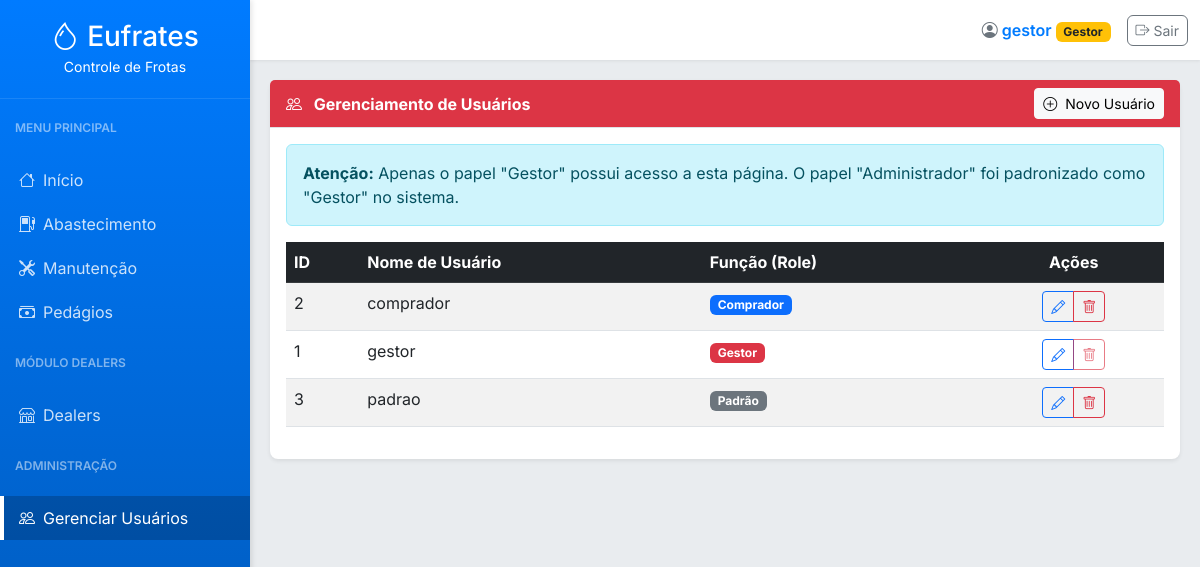
/admin/users (signed in), run on an earlier commit of the app's database.
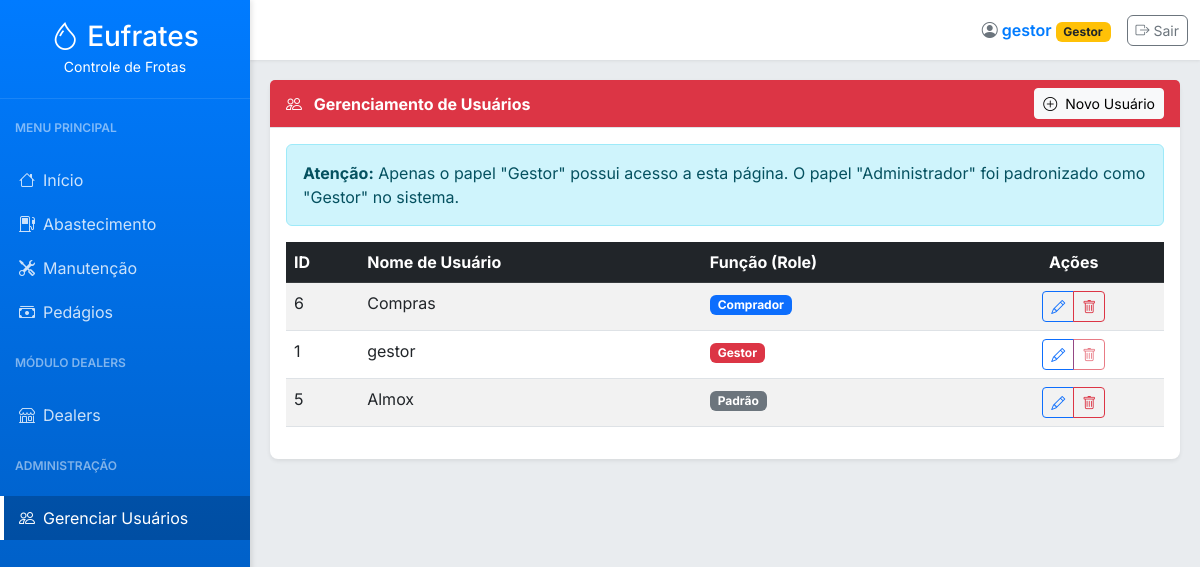
And on a later commit of the database.
### tables this page shows
CREATE TABLE users (
        id INTEGER PRIMARY KEY AUTOINCREMENT,
        username TEXT NOT NULL UNIQUE,
        password_hash TEXT NOT NULL,
        role TEXT NOT NULL CHECK(role IN ('Gestor', 'Comprador', 'Padrão'))
    );

### app.py (the view)
@app.route('/admin/users', methods=['GET'])
@login_required
@roles_required(['Administrador', 'Gestor'])
def user_management():
    users = get_all_users()
    roles = ['Administrador', 'Gestor', 'Comprador', 'Padrão']
    return render_template('user_management.html', active_page='user_management', users=users, roles=roles)

### app.py (called while the page is built)
@app.before_request
def load_logged_in_user():
    user_id = session.get('user_id')
    if user_id is None:
        g.user = None
    else:
        g.user = get_user_by_id(user_id)

def login_required(view):
    @wraps(view)
    def wrapped_view(*args, **kwargs):
        if g.user is None:
            flash('Você precisa estar logado para acessar esta página.', 'warning')
            return redirect(url_for('login'))
        return view(*args, **kwargs)
    return wrapped_view

def roles_required(roles):
    def wrapper(view):
        @wraps(view)
        def wrapped_view(*args, **kwargs):
            if g.user is None:
                flash('Você precisa estar logado para acessar esta página.', 'warning')
                return redirect(url_for('login'))
            if g.user['role'] == 'Administrador':
                return view(*args, **kwargs)
            if g.user['role'] not in roles:
                flash('Acesso negado. Sua função não permite acessar esta página.', 'danger')
                return redirect(url_for('index'))
            return view(*args, **kwargs)
        return wrapped_view
    return wrapper

@app.context_processor
def inject_now():
    return {'now': datetime.now(), 'g': g}

### database.py (called while the page is built)
def get_db_connection():
    conn = sqlite3.connect('abastecimentos.db')
    conn.row_factory = sqlite3.Row  # Permite acessar colunas por nome
    return conn

def get_user_by_id(user_id):
    conn = get_db_connection()
    user = conn.execute('SELECT * FROM users WHERE id = ?', (user_id,)).fetchone()
    conn.close()
    return user

def get_all_users():
    conn = get_db_connection()
    df = pd.read_sql("SELECT id, username, role FROM users ORDER BY role, username", conn)
    conn.close()
    return df.to_dict('records')

### templates/user_management.html (shortened to what this page needs)
{% extends "base.html" %}
{% block content %}
<div class="card">
    <div class="card-header bg-danger text-white d-flex justify-content-between align-items-center">
        <div>
            <i class="bi bi-people me-2"></i> Gerenciamento de Usuários
        </div>
        <button class="btn btn-light btn-sm" data-bs-toggle="modal" data-bs-target="#novoUsuarioModal" onclick="resetForm('formNovoUsuario')">
            <i class="bi bi-plus-circle me-1"></i> Novo Usuário
        </button>
    </div>
    <div class="card-body">
        <div class="alert alert-info">
            <strong>Atenção:</strong> Apenas o papel "Gestor" possui acesso a esta página. O papel "Administrador" foi padronizado como "Gestor" no sistema.
        </div>
        <div class="table-responsive">
            <table class="table table-striped table-hover">
                <thead class="table-dark">
                    <tr>
                        <th>ID</th>
                        <th>Nome de Usuário</th>
                        <th>Função (Role)</th>
                        <th class="text-center">Ações</th>
                    </tr>
                </thead>
                <tbody>
                    {% for user in users %}
                    <tr id="user-row-{{ user.id }}">
                        <td>{{ user.id }}</td>
                        <td>{{ user.username }}</td>
                        <td>
                            <span class="badge
                                {% if user.role == 'Gestor' %}bg-danger
                                {% elif user.role == 'Comprador' %}bg-primary
                                {% else %}bg-secondary{% endif %}">
                                {{ user.role }}
                            </span>
                        </td>
                        <td class="text-center">
                            <div class="btn-group btn-group-sm">
                                <button class="btn btn-outline-primary"
                                        onclick="abrirModalEdicao({{ user.id }}, '{{ user.username }}', '{{ user.role }}')"
                                        data-bs-toggle="tooltip" title="Editar">
                                    <i class="bi bi-pencil"></i>
                                </button>
                                {% if user.id != g.user.id %}
                                <button class="btn btn-outline-danger"
                                        onclick="deletarUsuario({{ user.id }}, '{{ user.username }}')"
                                        data-bs-toggle="tooltip" title="Excluir">
                                    <i class="bi bi-trash"></i>
                                </button>
                                {% else %}
                                <button class="btn btn-outline-danger" disabled title="Não é possível excluir seu próprio usuário">
                                    <i class="bi bi-trash"></i>
                                </button>
                                {% endif %}
                            </div>
                        </td>
                    </tr>
                    {% endfor %}
                </tbody>
            </table>
        </div>
    </div>
</div>
{% endblock %}

### templates/base.html (shortened to what this page needs)
<!DOCTYPE html>
<html lang="pt-BR">
<head>
    <link href="https://cdn.jsdelivr.net/npm/bootstrap@5.3.0/dist/css/bootstrap.min.css" rel="stylesheet">
    <link rel="stylesheet" href="https://cdn.jsdelivr.net/npm/bootstrap-icons@1.10.5/font/bootstrap-icons.css">
</head>
<body>
    <nav id="sidebar">
        <div class="sidebar-header">
            <h3 class="mb-0"><i class="bi bi-droplet me-2"></i>Eufrates</h3>
            <small>Controle de Frotas</small>
        </div>
        <ul class="list-unstyled components">
            <p class="sidebar-title">Menu Principal</p>
            <li class="nav-item">
                <a class="{{ 'active' if active_page == 'index' }}" href="{{ url_for('index') }}"><i class="bi bi-house me-2"></i>Início</a>
            </li>
            <li class="nav-item">
                <a class="{{ 'active' if active_page == 'relatorios' or active_page == 'medias' or active_page == 'combustiveis' }}" href="#abastecimentoSubmenu" data-bs-toggle="collapse" aria-expanded="false" class="dropdown-toggle">
                    <i class="bi bi-fuel-pump me-2"></i>Abastecimento
                </a>
            </li>
            <li class="nav-item">
                <a class="{{ 'active' if active_page == 'manutencoes' or active_page == 'metricas' or active_page == 'checklists' }}" href="#manutencaoSubmenu" data-bs-toggle="collapse" aria-expanded="false" class="dropdown-toggle">
                    <i class="bi bi-tools me-2"></i>Manutenção
                </a>
            </li>
            <li class="nav-item">
                <a class="{{ 'active' if active_page == 'pedagios' }}" href="{{ url_for('pedagios') }}"><i class="bi bi-cash-stack me-2"></i>Pedágios</a>
            </li>
            <p class="sidebar-title">Módulo Dealers</p>
            <li class="nav-item">
                <a class="{{ 'active' if active_page == 'pedidos_compra' or active_page == 'cotacoes' or active_page == 'fornecedores' or active_page == 'dealer_intelligence' }}" href="#dealersSubmenu" data-bs-toggle="collapse" aria-expanded="false" class="dropdown-toggle">
                    <i class="bi bi-shop me-2"></i>Dealers
                </a>
            </li>
            {% if g.user.role in ['Administrador', 'Gestor'] %}
            <p class="sidebar-title">Administração</p>
            <li class="nav-item">
                <a class="{{ 'active' if active_page == 'user_management' }}" href="{{ url_for('user_management') }}"><i class="bi bi-people me-2"></i>Gerenciar Usuários</a>
            </li>
            {% endif %}
        </ul>
    </nav>
    <div id="content">
        <nav class="navbar navbar-top navbar-expand-lg">
            <div class="container-fluid d-flex justify-content-end">
                <div class="d-flex align-items-center">
                    <div class="user-info me-3">
                        <span class="text-secondary"><i class="bi bi-person-circle"></i></span>
                        {{ g.user.username }}
                        <span class="badge
                            {% if g.user.role == 'Administrador' %}bg-danger
                            {% elif g.user.role == 'Gestor' %}bg-warning text-dark
                            {% elif g.user.role == 'Comprador' %}bg-primary
                            {% else %}bg-secondary{% endif %}">
                            {{ g.user.role }}
                        </span>
                    </div>
                    <a href="{{ url_for('logout') }}" class="btn btn-sm btn-outline-secondary btn-custom">
                        <i class="bi bi-box-arrow-right"></i> Sair
                    </a>
                </div>
            </div>
        </nav>
        <div class="page-content">
            {% block content %}{% endblock %}
        </div>
    </div>
</body>
</html>

### templates/base.html (style rules this page uses)
:root { --sidebar-width: 250px; --primary-color: #007bff; --secondary-color: #6c757d; --bg-light: #f8f9fa; --text-dark: #343a40; --text-muted: #6c757d; }
body { font-family: 'Inter', sans-serif; background-color: #e9ecef; color: var(--text-dark); min-height: 100vh; display: flex; }
#sidebar { width: var(--sidebar-width); min-width: var(--sidebar-width); height: 100vh; position: fixed; top: 0; left: 0; background: linear-gradient(180deg, #007bff, #0056b3); color: white; transition: all 0.3s; overflow-y: auto; box-shadow: 2px 0 5px rgba(0, 0, 0, 0.1); z-index: 1000; }
#sidebar .sidebar-header { padding: 20px 15px; text-align: center; border-bottom: 1px solid rgba(255, 255, 255, 0.1); }
#sidebar .list-unstyled a { padding: 10px 15px; font-size: 1.0em; display: block; color: rgba(255, 255, 255, 0.8); text-decoration: none; transition: background 0.2s, color 0.2s; border-left: 4px solid transparent; }
#sidebar .list-unstyled a:hover, #sidebar .list-unstyled a.active { color: #fff; background: rgba(0, 0, 0, 0.2); border-left: 4px solid #fff; }
#sidebar .sidebar-title { padding: 10px 15px 5px; font-size: 0.75em; text-transform: uppercase; font-weight: 600; color: rgba(255, 255, 255, 0.5); margin-top: 10px; }
#content { width: 100%; padding-left: var(--sidebar-width); min-height: 100vh; transition: all 0.3s; }
.navbar-top { width: 100%; height: 60px; background-color: #fff; box-shadow: 0 1px 3px rgba(0, 0, 0, 0.08); position: sticky; top: 0; z-index: 999; }
.navbar-top .user-info { font-weight: 600; color: var(--primary-color); }
.page-content { padding: 20px; }
.card { border: none; border-radius: 8px; box-shadow: 0 0.125rem 0.25rem rgba(0, 0, 0, 0.075); margin-bottom: 20px; }
.card-header { background-color: var(--bg-light); font-weight: 700; border-bottom: 1px solid #dee2e6; }
.btn-custom { border-radius: 6px; }

What changed in the data, as far as the page shows it:
removed users: id "2", username "comprador", role "Comprador"
removed users: id "3", username "padrao", role "Padrão"
added users: id "6", username "Compras", role "Comprador"
added users: id "5", username "Almox", role "Padrão"
